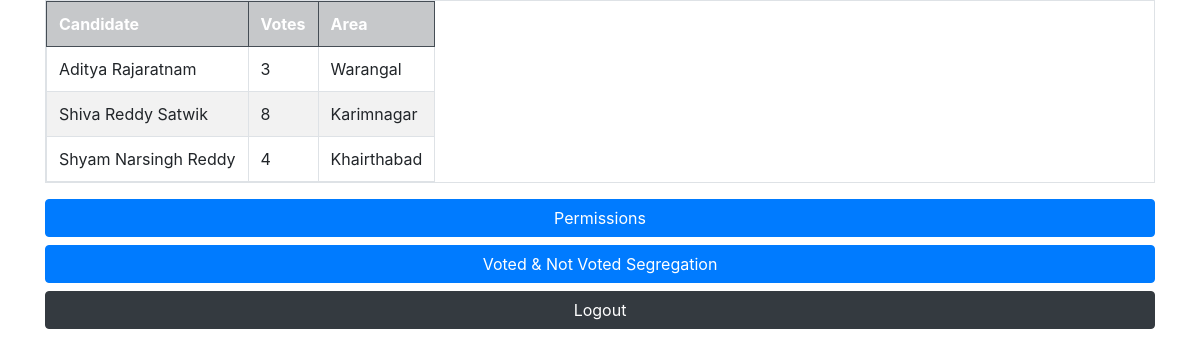
The page /analytics/ on the database as committed earlier.
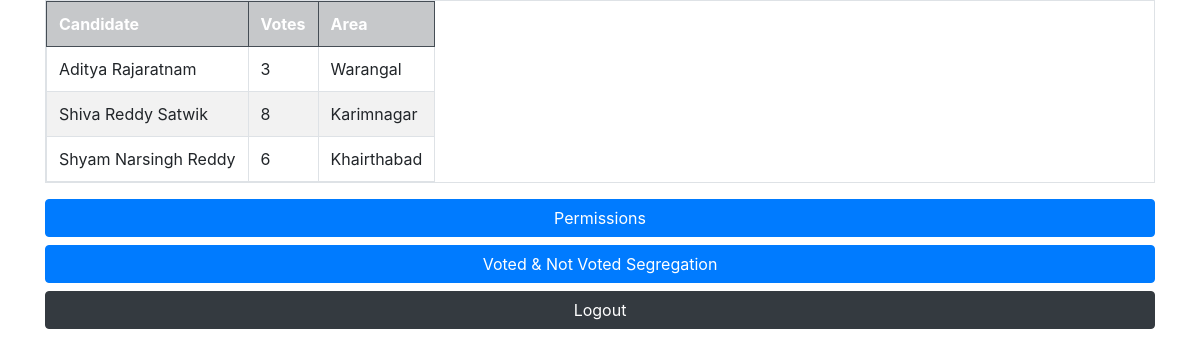
The same page on the database as committed later.
### voter/models.py (models this page shows, shortened)
class Candidate(models.Model):
    candidate_name = models.CharField(max_length=50)
    votes          = models.IntegerField()
    area           = models.ForeignKey(Area, on_delete=models.PROTECT)

class Area(models.Model):
    area = models.CharField(max_length=20)
    area_id = models.IntegerField()
    def __str__(self) -> str:
        return self.area

### voter/views.py (the view)
# urls.py: path('analytics/', views.admin_analytics, name="admin-analytics"),
def admin_analytics(request):
    candidates = Candidate.objects.all()
    context = {
        'candidates': candidates
    }
    return render(request, 'admin-analytics.html', context)

### templates/admin-analytics.html
{% include 'base.html' %}
<center class="container">
    <table class="table table-striped table-hover table-bordered table-responsive">
        <tr class="table-dark">
          <th>Candidate</th>
          <th>Votes</th>
          <th>Area</th>
        </tr>
        {% for candidate in candidates %}
            <tr>
                <td>{{candidate.candidate_name}}</td>
                <td>{{candidate.votes}}</td>
                <td>{{candidate.area}}</td>
            </tr>
        {% endfor %}
    </table>
</center>
<div class="container">
    <a href="{% url 'admin-permissions' %}" class="btn btn-primary btn-block">Permissions</a>
    <a href="{% url 'admin-segregation' %}" class="btn btn-primary btn-block">Voted & Not Voted Segregation</a>
    <a href="{% url 'logoutt' %}" class="btn btn-block btn-dark">Logout</a>
</div>

Rows that differ between the two databases and show on the page:
changed Candidate "Shyam Narsingh Reddy": votes "4" → "6"
